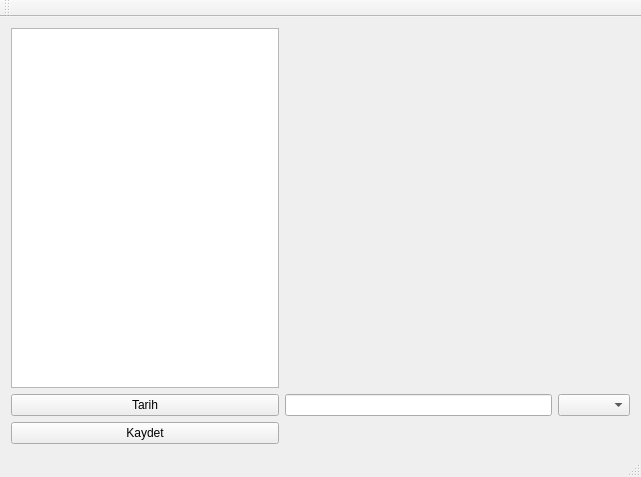
<?xml version="1.0" encoding="UTF-8"?>
<ui version="4.0">
 <class>QtFtp</class>
 <widget class="QMainWindow" name="QtFtp">
  <property name="geometry">
   <rect>
    <x>0</x>
    <y>0</y>
    <width>641</width>
    <height>477</height>
   </rect>
  </property>
  <property name="windowTitle">
   <string>QtFtp</string>
  </property>
  <widget class="QWidget" name="centralWidget">
   <layout class="QGridLayout" name="gridLayout">
    <item row="5" column="0">
     <widget class="QPushButton" name="btnTarih">
      <property name="text">
       <string>Tarih</string>
      </property>
     </widget>
    </item>
    <item row="5" column="1">
     <widget class="QLineEdit" name="txtIsim"/>
    </item>
    <item row="6" column="0">
     <widget class="QPushButton" name="btnKaydet">
      <property name="text">
       <string>Kaydet</string>
      </property>
     </widget>
    </item>
    <item row="5" column="2">
     <widget class="QComboBox" name="cbFaturaTuru"/>
    </item>
    <item row="3" column="0">
     <widget class="QTreeView" name="treeView"/>
    </item>
   </layout>
  </widget>
  <widget class="QMenuBar" name="menuBar">
   <property name="geometry">
    <rect>
     <x>0</x>
     <y>0</y>
     <width>641</width>
     <height>23</height>
    </rect>
   </property>
  </widget>
  <widget class="QToolBar" name="mainToolBar">
   <attribute name="toolBarArea">
    <enum>TopToolBarArea</enum>
   </attribute>
   <attribute name="toolBarBreak">
    <bool>false</bool>
   </attribute>
  </widget>
  <widget class="QStatusBar" name="statusBar"/>
 </widget>
 <layoutdefault spacing="6" margin="11"/>
 <resources/>
 <connections/>
</ui>
